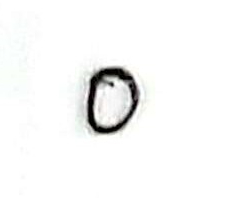
#> input picture with_raw_image/RAW_image/100.jpg, 231 x 198 px
$ python -i modelApp.py   (imports and definitions only)
#> lines starting #> are read from the running program, lines starting #| are printed output that depends on the picture; after the words box and inside, x2 and y2 are one past the last pixel; in counts of white or black regions, pixels touching at a corner belong together
import numpy as np
import cv2
from sklearn.preprocessing import OneHotEncoder
import tkinter as tk
from tkinter import filedialog
from PIL import Image, ImageTk

# [1 line not run here, left out]

# [1 line that did not run here, left out]
# [1 line that did not run here, left out]
# [1 line that did not run here, left out]
# [1 line that did not run here, left out]
# [1 line that did not run here, left out]
# [1 line that did not run here, left out]
# [1 line that did not run here, left out]
# [1 line that did not run here, left out]


def prepro(path):
#> called with path = '../with_raw_image/RAW_image/100.jpg'
    image = cv2.imread(path, cv2.IMREAD_GRAYSCALE)
#> image: shape (198, 231); min 0, max 255, mean 246.9
    blurred = cv2.GaussianBlur(image, (5, 5), 0)

    _, thresh = cv2.threshold(blurred, 0, 255, cv2.THRESH_BINARY_INV + cv2.THRESH_OTSU)
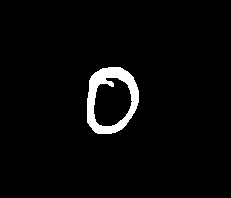
#> thresh: shape (198, 231); 3.2% white; 1 white region
    contours, _ = cv2.findContours(thresh, cv2.RETR_EXTERNAL, cv2.CHAIN_APPROX_SIMPLE)
#> contours = 1 contour; box (x1, y1, x2, y2) and area: (87, 67, 139, 134) 2759

    if contours:
       largest_contour = max(contours, key=cv2.contourArea)
#> largest_contour = contour of 70 points, box (x1, y1, x2, y2) (87, 67, 139, 134), area 2759
       x, y, w, h = cv2.boundingRect(largest_contour)
#> x = 87; y = 67; w = 52; h = 67
       print(x,y,w,h)
#| 87 67 52 67

       # Crop to Bounding Box
       cropped_digit = thresh[y:y+h, x:x+w]
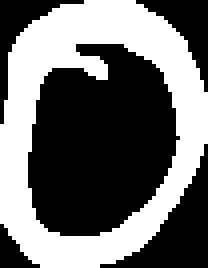
#> cropped_digit: shape (67, 52) (shown 4 times larger); 42.4% white; 1 white region, box (x1, y1, x2, y2) and area: (0, 0, 52, 67) 1477

       # Making the Image Square by Adding Padding
       height, width = cropped_digit.shape
#> height = 67; width = 52
       padding = abs(height - width) // 2
#> padding = 7

       if height > width:
           padded_digit = cv2.copyMakeBorder(cropped_digit, 0, 0, padding, padding, cv2.BORDER_CONSTANT, value=0)
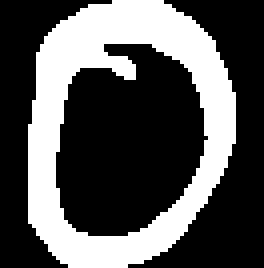
#> padded_digit: shape (67, 66) (shown 4 times larger); 33.4% white; 1 white region, box (x1, y1, x2, y2) and area: (7, 0, 59, 67) 1477
       else:
           padded_digit = cv2.copyMakeBorder(cropped_digit, padding, padding, 0, 0, cv2.BORDER_CONSTANT, value=0)

       final_digit = cv2.resize(padded_digit, (28, 28), interpolation=cv2.INTER_AREA)
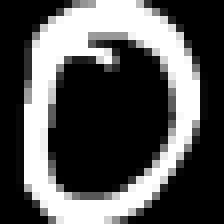
#> final_digit: shape (28, 28) (shown 8 times larger); min 0, max 255, mean 85.2
       return final_digit
    else:
       print("No digit found in the image.")

def relu(x):
    return np.maximum(0,x)

def softmax(z):
    exp = np.exp(z - np.max(z, axis=1, keepdims=True))
    return exp / np.sum(exp, axis=1, keepdims=True)

# [20 lines left out: function predict_digit, not called in this run]

# GUI Code
class DigitRecognizerGUI:
    # [31 lines left out: functions __init__, load_image, not called in this run]

# Run GUI
# [4 lines not run here, left out]

>>> result = prepro('../with_raw_image/RAW_image/100.jpg')

$ run again, on with_raw_image/RAW_image/106.jpg
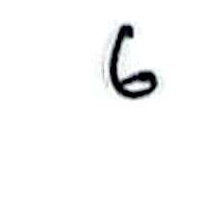
#> input picture with_raw_image/RAW_image/106.jpg, 223 x 198 px
#> in prepro, `_, thresh = cv2.threshold(blurred, 0, 255, cv2.THRESH_BINARY_INV + cv2..`:
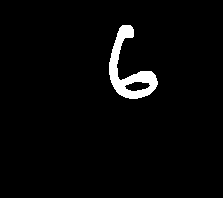
#> thresh: shape (198, 223); 2.9% white; 1 white region
#> contours = 1 contour; box (x1, y1, x2, y2) and area: (109, 25, 158, 99) 1344
#> largest_contour = contour of 108 points, box (x1, y1, x2, y2) (109, 25, 158, 99), area 1344
#> x = 109; y = 25; w = 49; h = 74
#| 109 25 49 74
#> cropped_digit: shape (74, 49); 35.9% white; 1 white region, box (x1, y1, x2, y2) and area: (0, 0, 49, 74) 1301
#> padded_digit: shape (74, 73); 24.1% white; 1 white region, box (x1, y1, x2, y2) and area: (12, 0, 61, 74) 1301
#> in prepro, `final_digit = cv2.resize(padded_digit, (28, 28), interpolation=cv2.INT..`:
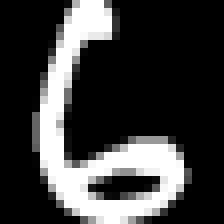
#> final_digit: shape (28, 28) (shown 8 times larger); min 0, max 255, mean 61.4

$ run again, on with_raw_image/RAW_image/109.jpg
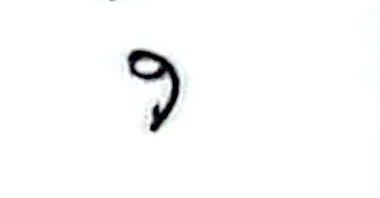
#> input picture with_raw_image/RAW_image/109.jpg, 380 x 198 px
#> in prepro, `_, thresh = cv2.threshold(blurred, 0, 255, cv2.THRESH_BINARY_INV + cv2..`:
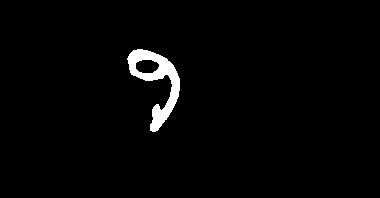
#> thresh: shape (198, 380); 2% white; 1 white region
#> contours = 1 contour; box (x1, y1, x2, y2) and area: (127, 49, 180, 132) 1644
#> largest_contour = contour of 147 points, box (x1, y1, x2, y2) (127, 49, 180, 132), area 1644
#> x = 127; y = 49; w = 53; h = 83
#| 127 49 53 83
#> cropped_digit: shape (83, 53); 34.6% white; 1 white region, box (x1, y1, x2, y2) and area: (0, 0, 53, 83) 1524
#> padded_digit: shape (83, 83); 22.1% white; 1 white region, box (x1, y1, x2, y2) and area: (15, 0, 68, 83) 1524
#> in prepro, `final_digit = cv2.resize(padded_digit, (28, 28), interpolation=cv2.INT..`:
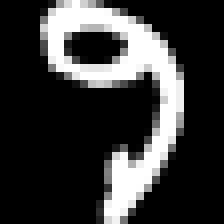
#> final_digit: shape (28, 28) (shown 8 times larger); min 0, max 255, mean 56.4
